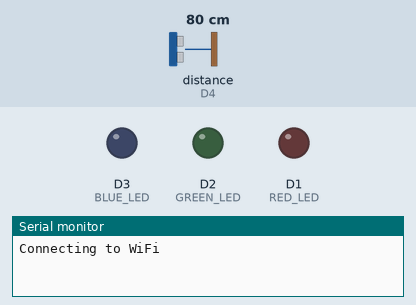
Simulated run of this sketch. Board: ESP8266 (Wemos D1 mini). Parts: output pins drawn as LEDs (lit = HIGH), the last lines printed to the serial monitor. Wiring (inferred from the names in the program): ultrasonic range finder: trigger D5; echo D4. Inputs (shaded band) come from the test bench; at power-on: distance to the obstacle (sensor on D4) 80 cm. The echo pulse lasts 58.3 µs per cm; WiFi joins after 1.5 s; servers stay silent unless stated; uploads are accepted with an empty reply; pins used as bus, display or sensor lines are not drawn.

Above: at 0.1 s.
At 1.8 s:
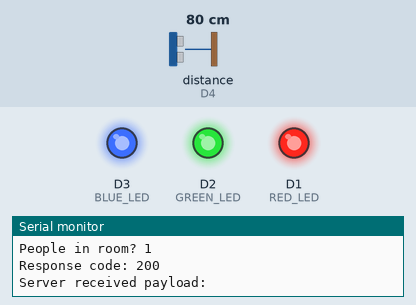
Timing chart, 0 to 3.3 s (numbered marks = the images above):
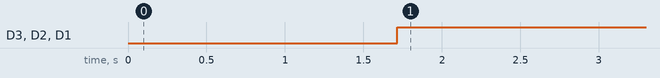

The sketch:

cs3237_slave.ino
```cpp
#include <Wire.h>
#include <ESP8266WiFi.h>
#include <ESP8266HTTPClient.h>
#include <Ticker.h>
#include <WiFiClient.h>
//#include <AsyncMqttClient.h>
//#include <SPI.h>

#define MAIN_WEMOS 1
#define echoPin D4
#define trigPin D5
#define MAX_PPL 2
const char* WIFI_SSID = "POW";    //hotstop username and pw
const char* WIFI_PASSWORD = "heuc4212";
String serverName = "http://ec2-54-254-251-57.ap-southeast-1.compute.amazonaws.com:8000/";
//#define MQTT_HOST IPAddress(192, 168, 1, XXX)
#define MQTT_HOST "broker.emqx.io"  // for cloud broker
#define MQTT_PORT 1883
#define MQTT_PUB_ALARM "cs3237/wemos/intruder"  //topic

#define RED_LED D1
#define GREEN_LED D2
#define BLUE_LED D3

//AsyncMqttClient mqttClient;
Ticker mqttReconnectTimer;

WiFiEventHandler wifiConnectHandler;
WiFiEventHandler wifiDisconnectHandler;
Ticker wifiReconnectTimer;

unsigned long previousMillis = 0;   // Stores last time published
const long interval = 10000;        // Interval to publish sensor readings

long duration;
int distance;

//int ppl_in_room = 0;
bool ppl_in_room = false;
bool hasChanged = false;
bool hasPosted = false;

void setup() {
  Serial.begin(115200);

  pinMode(LED_BUILTIN, OUTPUT);
  digitalWrite(LED_BUILTIN, LOW);

  pinMode(trigPin, OUTPUT);
  pinMode(echoPin, INPUT);

  pinMode(RED_LED, OUTPUT);
  pinMode(GREEN_LED, OUTPUT);
  pinMode(BLUE_LED, OUTPUT);

  off_led();

//  Wire.begin(9); //set self address to 9
//  Wire.onReceive(receiveEvent);

  init_wifi();

//  init_mqtt();
}


void loop() {
  detect_ppl();
  Serial.print("People in room? ");
  Serial.println(ppl_in_room);

  if (ppl_in_room) {
    post_to_server("1");
//    send_mqtt("intruder detected");
    digitalWrite(LED_BUILTIN, HIGH);
    on_led();
  } else {
    post_to_server("0");
    digitalWrite(LED_BUILTIN, LOW);
    off_led();
  }

  delay(100); // 10 hz
}

void receiveEvent(int bytes) {
  // nothing cause master won't be sending
}

void detect_ppl() {
  digitalWrite(trigPin, LOW);
  delayMicroseconds(2);
  digitalWrite(trigPin, HIGH);
  delayMicroseconds(10);
  digitalWrite(trigPin, LOW);
  duration = pulseIn(echoPin, HIGH);
  distance = duration * 0.034 / 2;
  Serial.print("Distance: ");
  Serial.println(distance);
  if (distance < 100 && !hasChanged) {   // cm close to the sensor for a ppl to be detected
    ppl_in_room = !ppl_in_room;
    hasPosted = false;
    hasChanged = true;
  }
  if (distance >= 100 && hasChanged) {
    hasChanged = false;
  }
}

/* sends 1 to main wemos if motion detected */
//void send_to_master(int msg) {
//  Wire.beginTransmission(MAIN_WEMOS);
//  Wire.write(msg);
//  Wire.endTransmission();
//}

void off_led() {
  analogWrite(RED_LED, 0);
  analogWrite(GREEN_LED, 0);
  analogWrite(BLUE_LED, 0);
}

void on_led() {
  analogWrite(RED_LED, 255);
  analogWrite(GREEN_LED, 255);
  analogWrite(BLUE_LED, 255);
}

void init_wifi() {
  WiFi.begin(WIFI_SSID, WIFI_PASSWORD);
  Serial.println("Connecting to WiFi");
  while(WiFi.status() != WL_CONNECTED) {
    delay(500);
    Serial.print(".");
  }
  Serial.println("");
  Serial.print("Connected to WiFi network with IP Address: ");
  Serial.println(WiFi.localIP());
  Serial.println("Timer set to 5 seconds, it will take 5 seconds before publishing the first reading.");
}

void post_to_server(String message) {
  if ((WiFi.status() == WL_CONNECTED)) {

    if (!hasPosted) {
        WiFiClient client;
        HTTPClient http;

        String serverPath = serverName + "slave";

        http.begin(client, serverPath.c_str());
        http.addHeader("Content-Type", "text/plain");

        int httpCode = http.POST(message);

        if (httpCode > 0) {
          Serial.print("Response code: ");
          Serial.println(httpCode);

          if (httpCode == HTTP_CODE_OK) {
            const String& payload = http.getString();
            Serial.print("Server received payload: ");
            Serial.println(payload);

            hasPosted = true;
          }
        } else {
          Serial.print("Error code: ");
          Serial.println(httpCode);
        }
        http.end();
    }
  } else {
    Serial.println("WiFi Disconnected");
  }
}

//void init_mqtt() {
//  wifiConnectHandler = WiFi.onStationModeGotIP(onWifiConnect);
//  wifiDisconnectHandler = WiFi.onStationModeDisconnected(onWifiDisconnect);
//
//  mqttClient.onConnect(onMqttConnect);
//  mqttClient.onDisconnect(onMqttDisconnect);
//  //mqttClient.onSubscribe(onMqttSubscribe);
//  //mqttClient.onUnsubscribe(onMqttUnsubscribe);
//  mqttClient.onPublish(onMqttPublish);
//  mqttClient.setServer(MQTT_HOST, MQTT_PORT);
//  // If your broker requires authentication (username and password), set them below
//  //mqttClient.setCredentials("REPlACE_WITH_YOUR_USER", "REPLACE_WITH_YOUR_PASSWORD");
//  connectToWifi();
//}
//
//
//void connectToWifi() {
//  Serial.println("Connecting to Wi-Fi...");
//  WiFi.begin(WIFI_SSID, WIFI_PASSWORD);
//}
//
//void onWifiConnect(const WiFiEventStationModeGotIP& event) {
//  Serial.println("Connected to Wi-Fi.");
//  connectToMqtt();
//}
//
//void onWifiDisconnect(const WiFiEventStationModeDisconnected& event) {
//  Serial.println("Disconnected from Wi-Fi.");
//  mqttReconnectTimer.detach(); // ensure we don't reconnect to MQTT while reconnecting to Wi-Fi
//  wifiReconnectTimer.once(2, connectToWifi);
//}
//
//void connectToMqtt() {
//  Serial.println("Connecting to MQTT...");
//  mqttClient.connect();
//}
//
//void onMqttConnect(bool sessionPresent) {
//  Serial.println("Connected to MQTT.");
//  Serial.print("Session present: ");
//  Serial.println(sessionPresent);
//}
//
//void onMqttDisconnect(AsyncMqttClientDisconnectReason reason) {
//  Serial.println("Disconnected from MQTT.");
//
//  if (WiFi.isConnected()) {
//    mqttReconnectTimer.once(2, connectToMqtt);
//  }
//}

/*void onMqttSubscribe(uint16_t packetId, uint8_t qos) {
  Serial.println("Subscribe acknowledged.");
  Serial.print("  packetId: ");
  Serial.println(packetId);
  Serial.print("  qos: ");
  Serial.println(qos);
}

void onMqttUnsubscribe(uint16_t packetId) {
  Serial.println("Unsubscribe acknowledged.");
  Serial.print("  packetId: ");
  Serial.println(packetId);
}*/

//void onMqttPublish(uint16_t packetId) {
//  Serial.print("Publish acknowledged.");
//  Serial.print("  packetId: ");
//  Serial.println(packetId);
//}
//
///* send the msg to mqtt */
//void send_mqtt(String msg) {
//  uint16_t packetIdPub1 = mqttClient.publish(MQTT_PUB_ALARM, 1, true, String(msg).c_str());
//}
```

Measured:
- by itself, D3 (BLUE_LED), D2 (GREEN_LED), D1 (RED_LED): LOW → HIGH at 1.7 s
